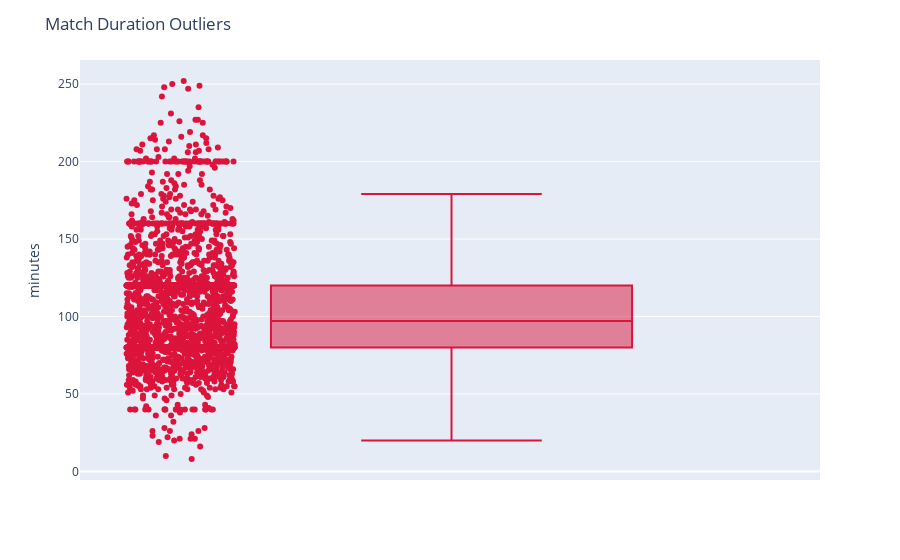

Notebook cell for this chart:
### Markdown cell above
##### Minutes Outliers (will keep upper side and replace lower side due to RET with median)

### Code cell
fig = px.box(df, y="minutes", points="all", color_discrete_sequence=["crimson"])
fig.update_layout(title="Match Duration Outliers")
fig.show()

### Figure 1 — Plotly figure (JSON) as saved in the notebook; plotly's stock layout.template omitted (floating-point values rounded to 4 significant figures; data arrays with more than 128 entries replaced by an {"elided": "..."} marker saying what was removed)
{"data": [{"alignmentgroup": "True", "boxpoints": "all", "hovertemplate": "minutes=%{y}<extra></extra>", "legendgroup": "", "marker": {"color": "crimson"}, "name": "", "notched": false, "offsetgroup": "", "orientation": "v", "showlegend": false, "type": "box", "x0": " ", "xaxis": "x", "y": {"elided": "2630 int values"}, "y0": " ", "yaxis": "y"}], "layout": {"boxmode": "group", "legend": {"tracegroupgap": 0}, "margin": {"t": 60}, "title": {"text": "Match Duration Outliers"}, "xaxis": {"anchor": "y", "domain": [0, 1]}, "yaxis": {"anchor": "x", "domain": [0, 1], "title": {"text": "minutes"}}}}
